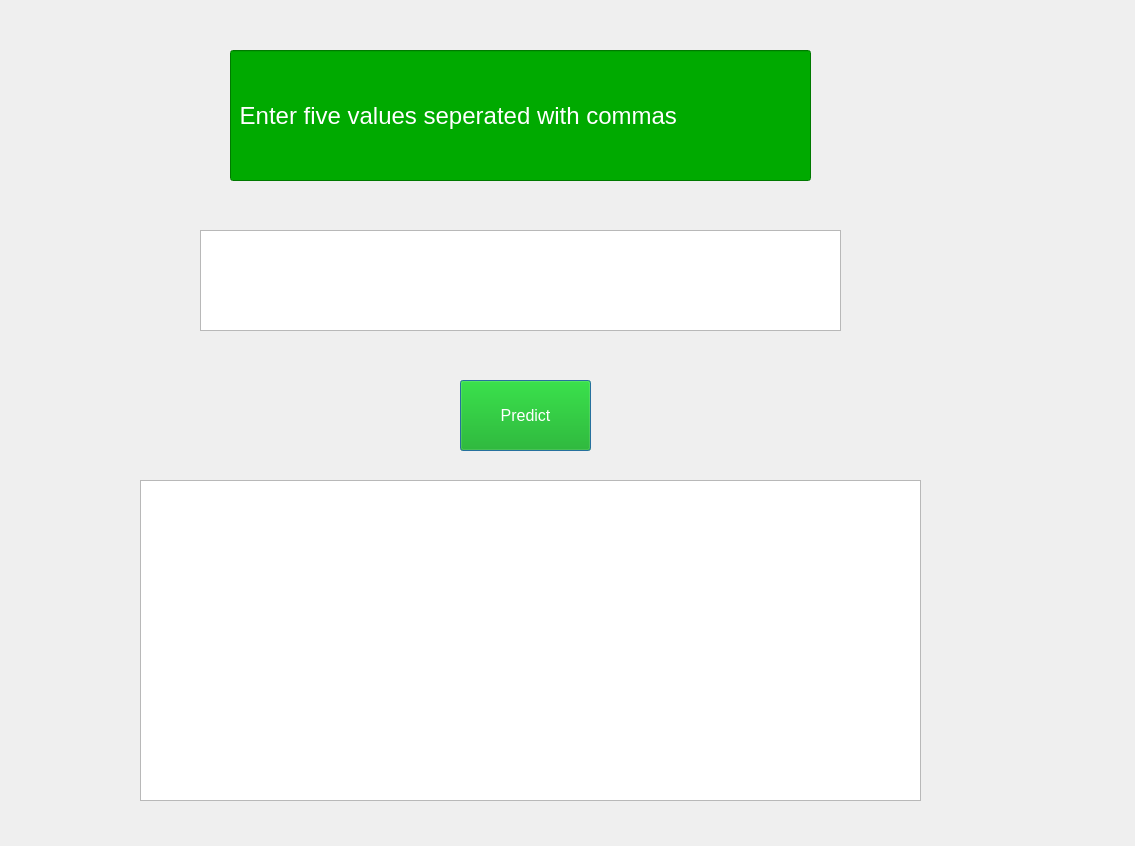
<?xml version="1.0" encoding="UTF-8"?>
<ui version="4.0">
 <class>Dialog</class>
 <widget class="QDialog" name="Dialog">
  <property name="geometry">
   <rect>
    <x>0</x>
    <y>0</y>
    <width>1135</width>
    <height>846</height>
   </rect>
  </property>
  <property name="windowTitle">
   <string>Dialog</string>
  </property>
  <property name="styleSheet">
   <string notr="true">color: rgb(255, 255, 255);
</string>
  </property>
  <widget class="QLineEdit" name="lineEdit">
   <property name="geometry">
    <rect>
     <x>230</x>
     <y>50</y>
     <width>581</width>
     <height>131</height>
    </rect>
   </property>
   <property name="font">
    <font>
     <pointsize>18</pointsize>
    </font>
   </property>
   <property name="styleSheet">
    <string notr="true">background-color: rgb(0, 170, 0);
color: rgb(255, 255, 255);</string>
   </property>
   <property name="text">
    <string> Enter five values seperated with commas</string>
   </property>
  </widget>
  <widget class="QTextEdit" name="textEdit">
   <property name="geometry">
    <rect>
     <x>200</x>
     <y>230</y>
     <width>641</width>
     <height>101</height>
    </rect>
   </property>
   <property name="font">
    <font>
     <pointsize>15</pointsize>
    </font>
   </property>
   <property name="styleSheet">
    <string notr="true">color: rgb(0, 170, 0);</string>
   </property>
   <property name="html">
    <string>&lt;!DOCTYPE HTML PUBLIC &quot;-//W3C//DTD HTML 4.0//EN&quot; &quot;http://www.w3.org/TR/REC-html40/strict.dtd&quot;&gt;
&lt;html&gt;&lt;head&gt;&lt;meta name=&quot;qrichtext&quot; content=&quot;1&quot; /&gt;&lt;style type=&quot;text/css&quot;&gt;
p, li { white-space: pre-wrap; }
&lt;/style&gt;&lt;/head&gt;&lt;body style=&quot; font-family:'MS Shell Dlg 2'; font-size:15pt; font-weight:400; font-style:normal;&quot;&gt;
&lt;p style=&quot;-qt-paragraph-type:empty; margin-top:0px; margin-bottom:0px; margin-left:0px; margin-right:0px; -qt-block-indent:0; text-indent:0px; font-size:7.8pt;&quot;&gt;&lt;br /&gt;&lt;/p&gt;&lt;/body&gt;&lt;/html&gt;</string>
   </property>
  </widget>
  <widget class="QPushButton" name="pushButton">
   <property name="geometry">
    <rect>
     <x>460</x>
     <y>380</y>
     <width>131</width>
     <height>71</height>
    </rect>
   </property>
   <property name="font">
    <font>
     <pointsize>12</pointsize>
    </font>
   </property>
   <property name="styleSheet">
    <string notr="true">color: rgb(255, 255, 255);
background-color: rgb(0, 170, 0);</string>
   </property>
   <property name="text">
    <string>Predict</string>
   </property>
  </widget>
  <widget class="QTextEdit" name="textEdit_2">
   <property name="geometry">
    <rect>
     <x>140</x>
     <y>480</y>
     <width>781</width>
     <height>321</height>
    </rect>
   </property>
   <property name="font">
    <font>
     <pointsize>12</pointsize>
    </font>
   </property>
   <property name="styleSheet">
    <string notr="true">color: rgb(0, 170, 0);</string>
   </property>
   <property name="html">
    <string>&lt;!DOCTYPE HTML PUBLIC &quot;-//W3C//DTD HTML 4.0//EN&quot; &quot;http://www.w3.org/TR/REC-html40/strict.dtd&quot;&gt;
&lt;html&gt;&lt;head&gt;&lt;meta name=&quot;qrichtext&quot; content=&quot;1&quot; /&gt;&lt;style type=&quot;text/css&quot;&gt;
p, li { white-space: pre-wrap; }
&lt;/style&gt;&lt;/head&gt;&lt;body style=&quot; font-family:'MS Shell Dlg 2'; font-size:12pt; font-weight:400; font-style:normal;&quot;&gt;
&lt;p style=&quot;-qt-paragraph-type:empty; margin-top:0px; margin-bottom:0px; margin-left:0px; margin-right:0px; -qt-block-indent:0; text-indent:0px; font-size:7.8pt;&quot;&gt;&lt;br /&gt;&lt;/p&gt;&lt;/body&gt;&lt;/html&gt;</string>
   </property>
  </widget>
 </widget>
 <resources/>
 <connections/>
</ui>
